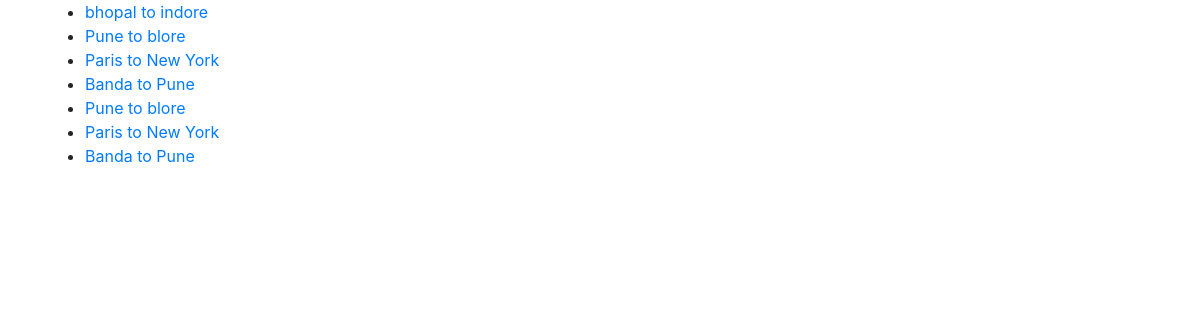
/flight/, run on the app's committed database.
### models.py (models this page shows)
class Flight(db.Model):
    __tablename__ = "flights"
    id = db.Column(db.Integer, primary_key=True)
    origin = db.Column(db.String, nullable=False)
    destination = db.Column(db.String, nullable=False)
    duration = db.Column(db.Integer, nullable=False)

### application.py (the view)
@app.route("/flight/")
def flight():
    flights = db.execute("select * from flights")
    return render_template("flight.html", flights=flights)

### templates/flight.html
{% extends "layout.html" %}
{% block body %}
<ul>
 {% for flight in flights %}
<li>
    <a href="{{ url_for("flights" ,flight_id=flight.id)}}">
       {{ flight.origin }} to {{ flight.destination }}
    </a>
</li>
 {% endfor %}
</ul>
{% endblock %}

### templates/layout.html (shortened to what this page needs)
<!doctype html>
<html lang="en">
  <head>
    <link rel="stylesheet" href="https://stackpath.bootstrapcdn.com/bootstrap/4.3.1/css/bootstrap.min.css">
    <link rel="stylesheet" type="text/css" href="{{ url_for ("static", filename="main.css")}}">
  </head>
  <body>
    <div class="container">
        {% block body %}
        {% endblock body %}
    </div>
  </body>
</html>

### data on the page
Flight: origin "bhopal", destination "indore"
Flight: origin "Pune", destination "blore"
Flight: origin "Paris", destination "New York"
Flight: origin "Banda", destination "Pune"
Flight: origin "Pune", destination "blore"
Flight: origin "Paris", destination "New York"
Flight: origin "Banda", destination "Pune"
